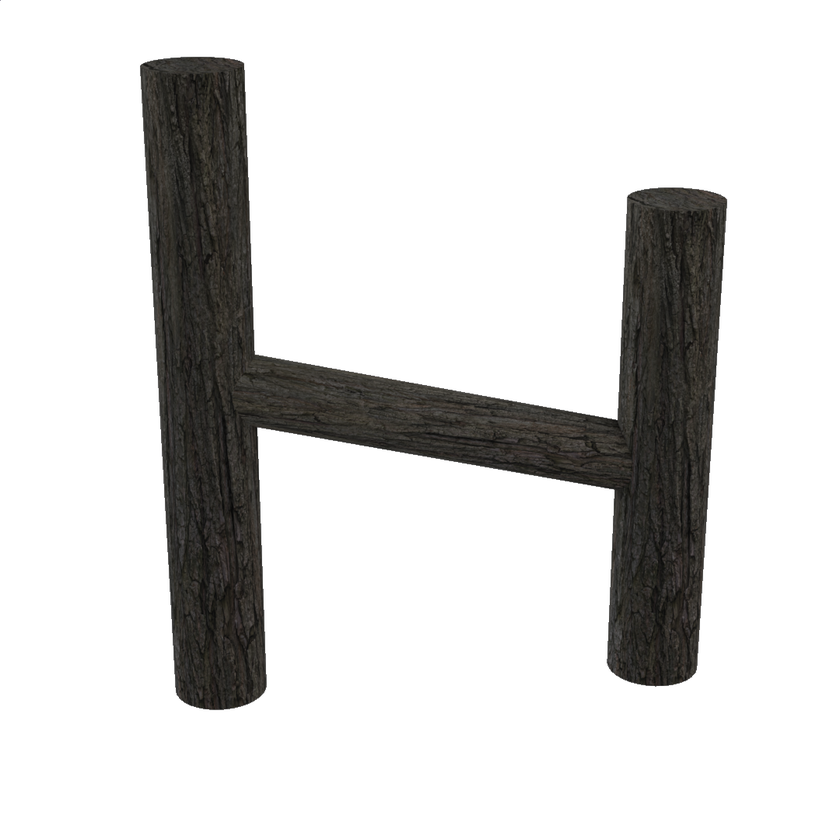
#> input picture Phase2/Data/tree/val/frame_0003.png, 840 x 840 px, shrunk from 1080 x 1080 before the run; its folder holds only this picture in this run
$ python filter_images.py
#> lines starting #> are read from the running program, lines starting #| are printed output that depends on the picture; after the words box and inside, x2 and y2 are one past the last pixel; in counts of white or black regions, pixels touching at a corner belong together
import cv2
import numpy as np
import os

# Path to the folder containing your images
input_folder = "./val"
# Path to a folder where processed images will be saved
output_folder = "./val_new"

# Create the output folder if it doesn't already exist
os.makedirs(output_folder, exist_ok=True)

# Define a lower and upper range for gray in BGR
# Adjust these values if needed
lower_gray = np.array([120, 120, 120], dtype=np.uint8)
upper_gray = np.array([200, 200, 200], dtype=np.uint8)

# Loop through all files in the input folder
for filename in os.listdir(input_folder):
    # Process only image files (add other extensions if needed)
    if filename.lower().endswith((".png", ".jpg", ".jpeg")):
        # Read the image
        img_path = os.path.join(input_folder, filename)
        img = cv2.imread(img_path)
#> img is the input picture: shape (840, 840, 3); mean B, G, R 213.9, 214.7, 215.1

        if img is None:
            # If the image can't be read, skip it
            continue

        # Create a mask where gray pixels are within the defined range
        mask = cv2.inRange(img, lower_gray, upper_gray)
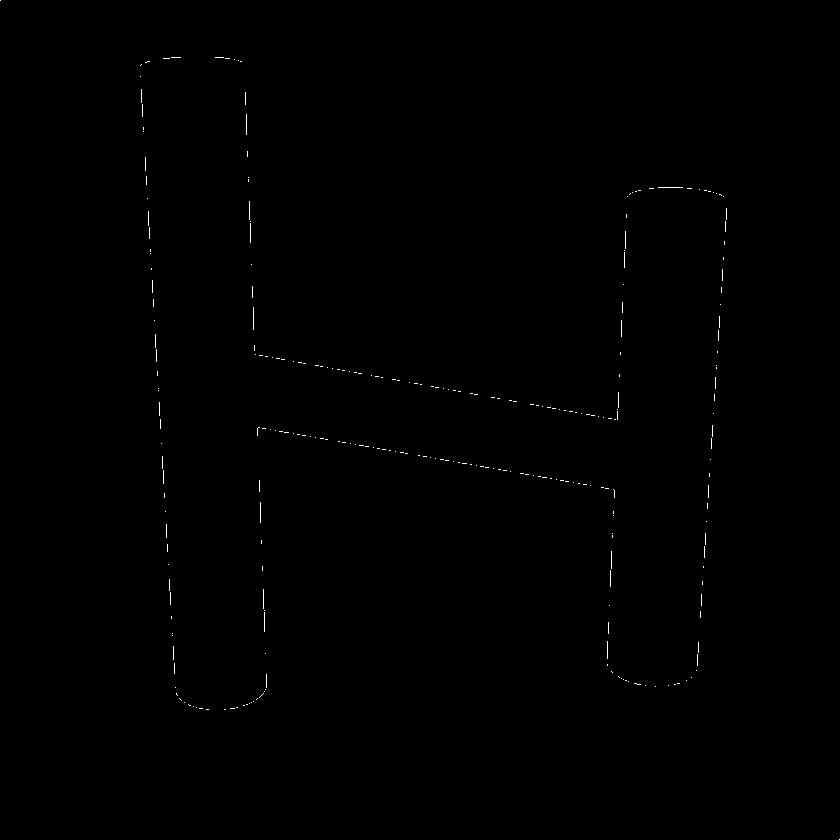
#> mask: shape (840, 840); 0.2% white in thin lines or dots

        # Replace all pixels in the mask with white (255,255,255)
        img[mask != 0] = [255, 255, 255]
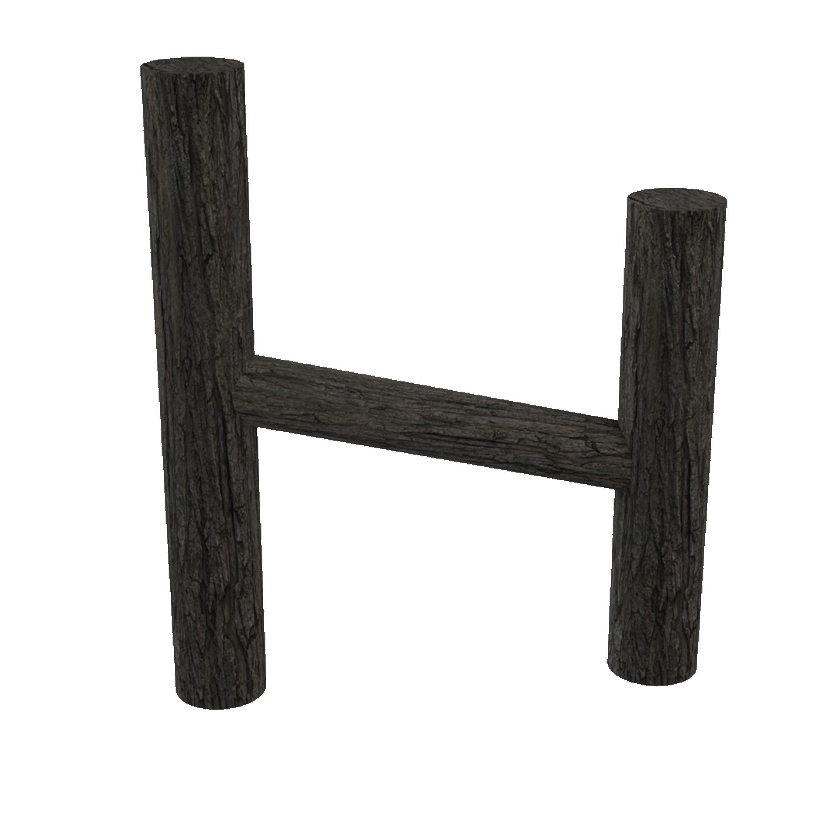
#> img: shape (840, 840, 3); 0.2% of pixels changed, all inside (x1, y1, x2, y2) = (0, 0, 840, 840)

        # Save the modified image to the output folder
        output_path = os.path.join(output_folder, filename)
        cv2.imwrite(output_path, img)

print("Processing complete. Modified images are saved in:", output_folder)

$ run again, on Phase2/Data/tree/val/frame_0043.png
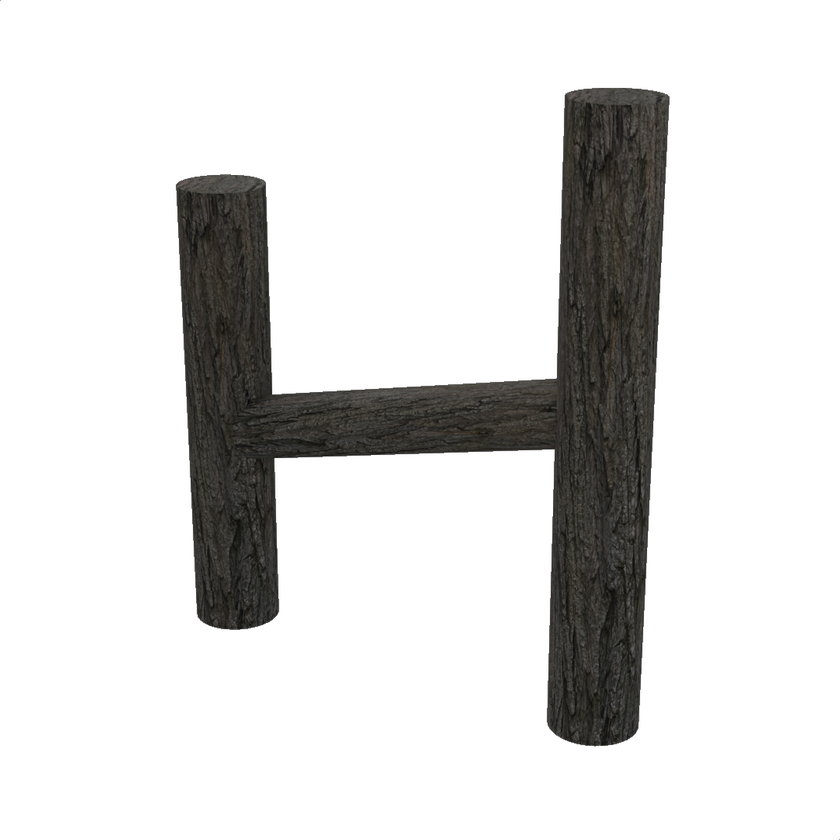
#> input picture Phase2/Data/tree/val/frame_0043.png, 840 x 840 px, shrunk from 1080 x 1080 before the run
#> img is the input picture: shape (840, 840, 3); mean B, G, R 219, 219.8, 220.2
#> `mask = cv2.inRange(img, lower_gray, upper_gray)`:
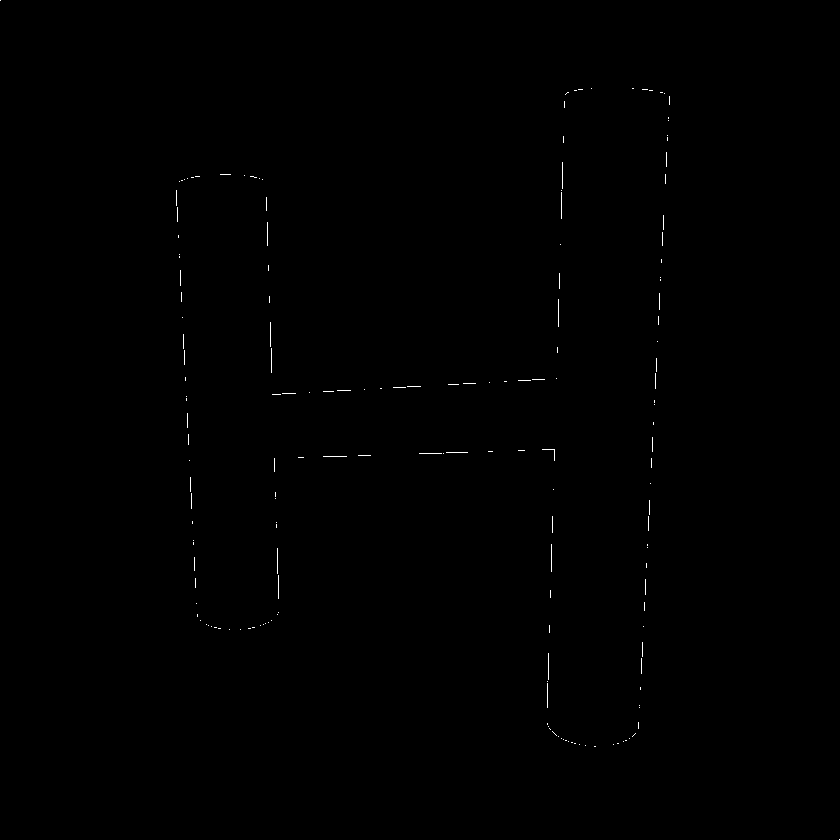
#> mask: shape (840, 840); 0.18% white in thin lines or dots
#> `img[mask != 0] = [255, 255, 255]`:
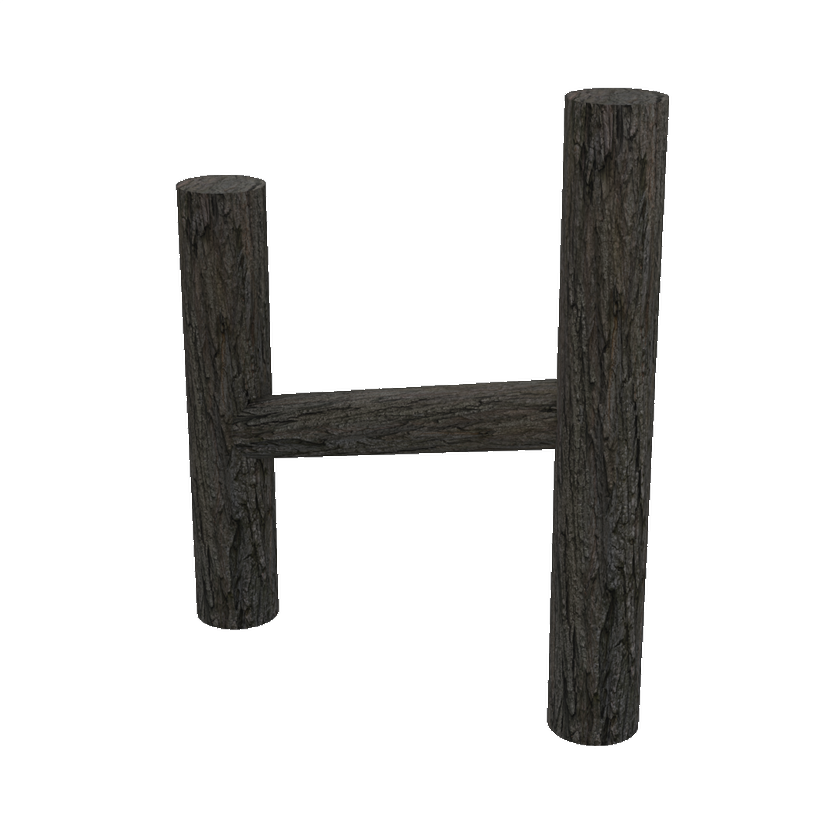
#> img: shape (840, 840, 3); 0.18% of pixels changed, all inside (x1, y1, x2, y2) = (0, 0, 840, 840)

$ run again, on Phase2/Data/tree/val/frame_0013.png
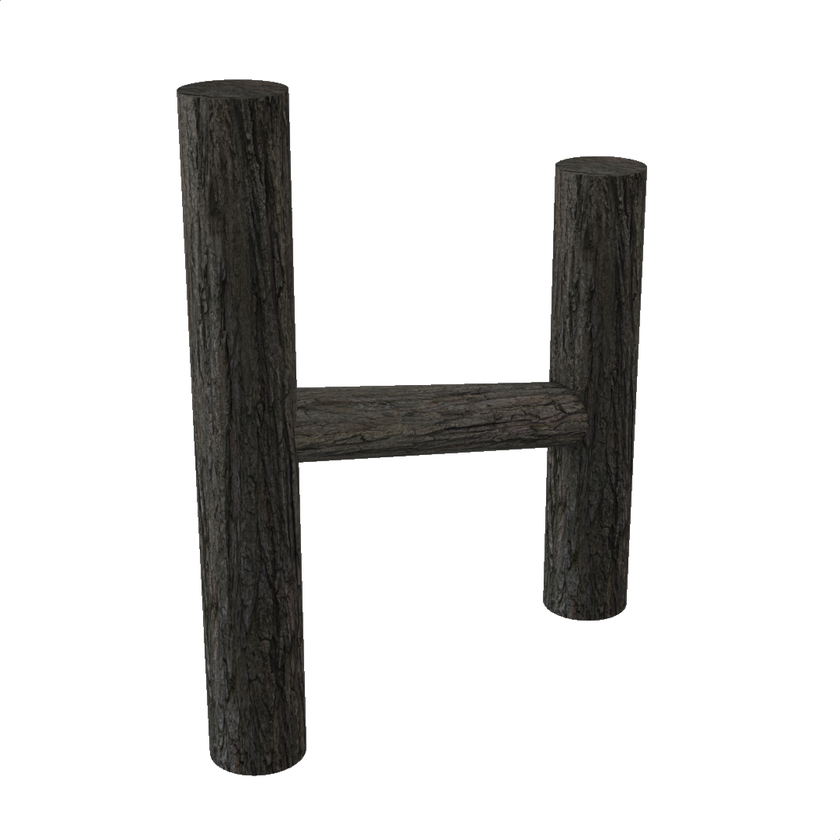
#> input picture Phase2/Data/tree/val/frame_0013.png, 840 x 840 px, shrunk from 1080 x 1080 before the run
#> img is the input picture: shape (840, 840, 3); mean B, G, R 216.1, 216.9, 217.2
#> `mask = cv2.inRange(img, lower_gray, upper_gray)`:
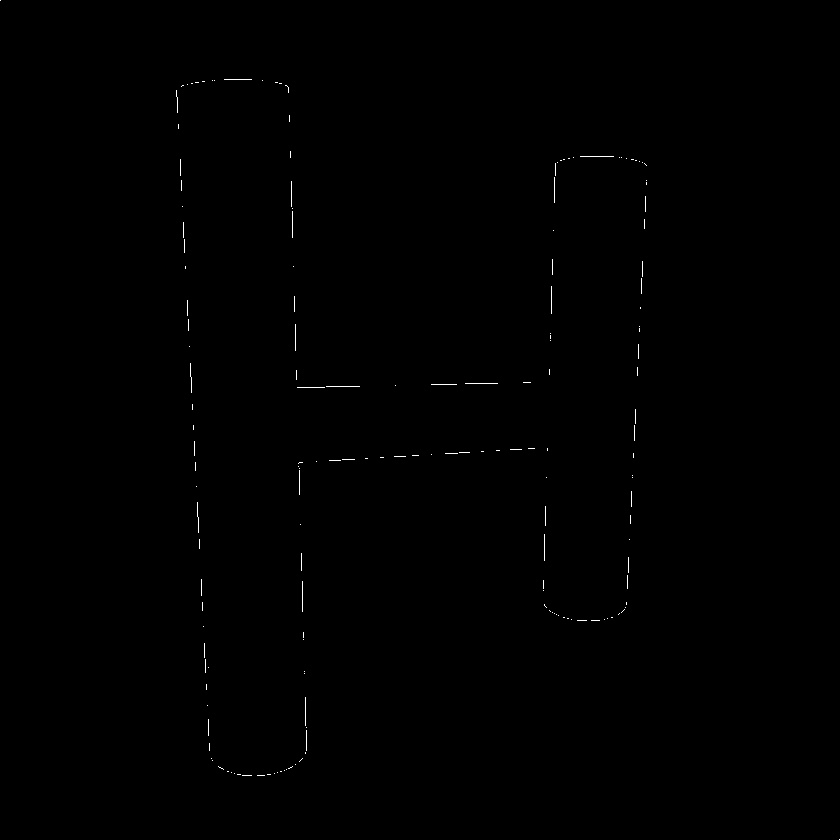
#> mask: shape (840, 840); 0.2% white in thin lines or dots
#> `img[mask != 0] = [255, 255, 255]`:
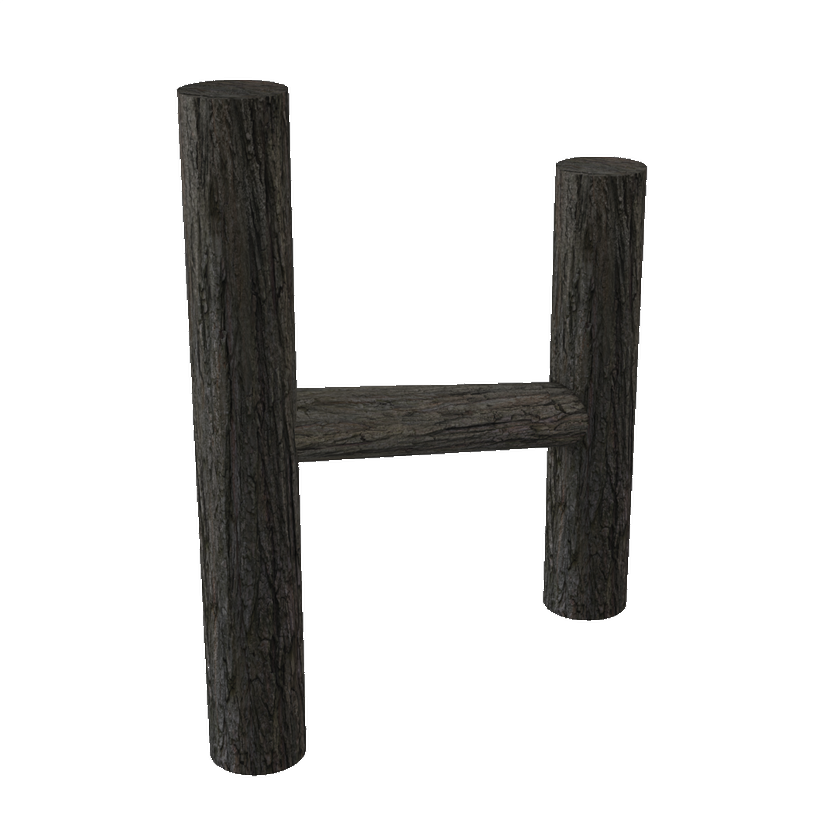
#> img: shape (840, 840, 3); 0.2% of pixels changed, all inside (x1, y1, x2, y2) = (0, 0, 840, 840)
